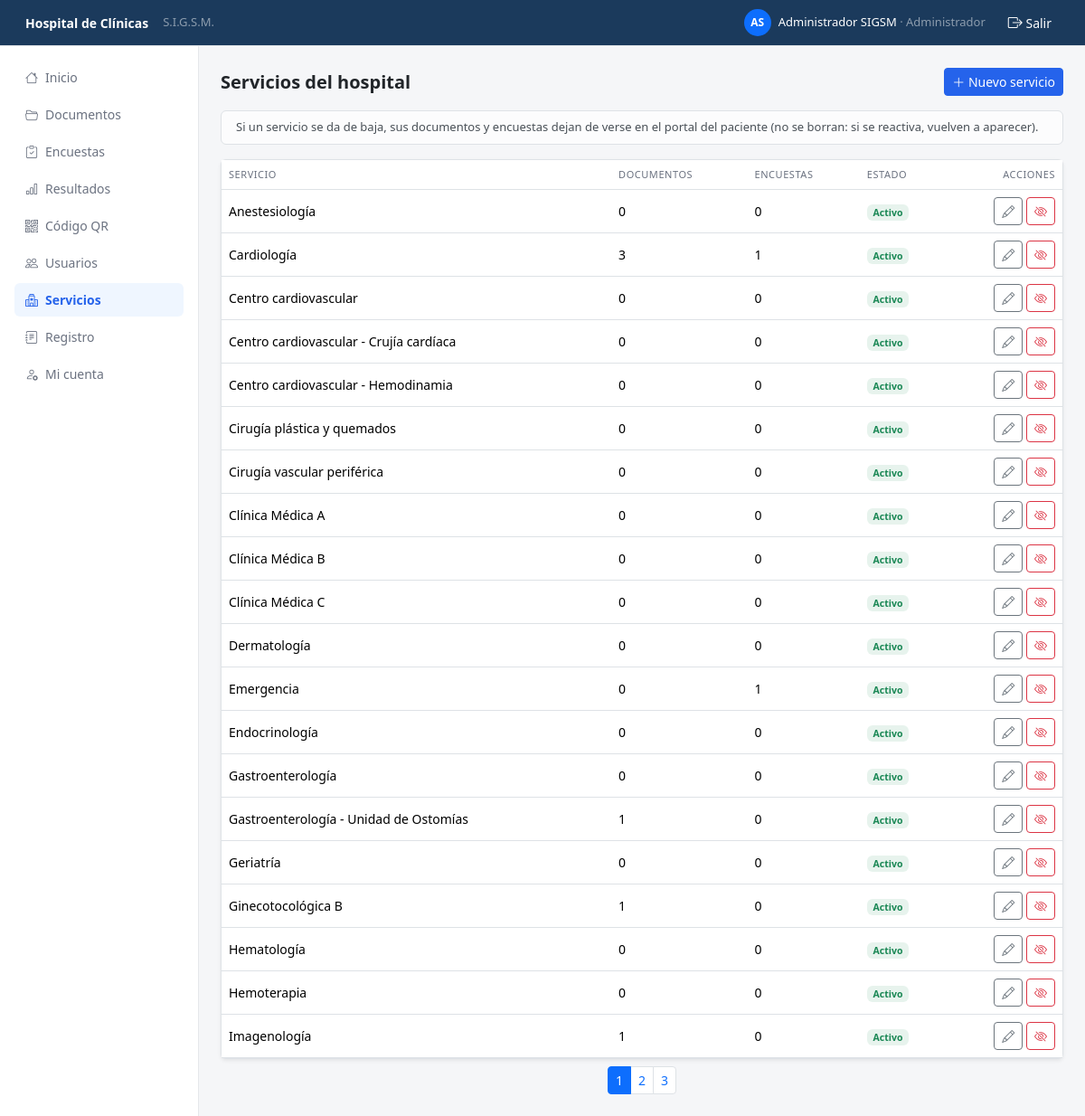
/presentacion/servicios.php (signed in), run on the app's committed database.
### tables this page shows
CREATE TABLE categoria (
    id     INT AUTO_INCREMENT PRIMARY KEY,
    nombre VARCHAR(80) NOT NULL UNIQUE,
    activo TINYINT(1) NOT NULL DEFAULT 1
);

### datos/conexion.php (called while the page is built)
<?php
class Conexion {
    private $host    = "localhost";
    private $puerto  = "3306";
    private $dbname  = "sigsm_prueba";
    private $usuario = "root";
    private $clave   = "";
    private $charset = "utf8mb4";
    private $pdo;
    public function __construct() {
        $dsn = "mysql:host={$this->host};port={$this->puerto};dbname={$this->dbname};charset={$this->charset}";
        $opciones = [
            PDO::ATTR_ERRMODE            => PDO::ERRMODE_EXCEPTION,
            PDO::ATTR_DEFAULT_FETCH_MODE => PDO::FETCH_ASSOC,
            PDO::ATTR_EMULATE_PREPARES   => false,
        ];
        try {
            $this->pdo = new PDO($dsn, $this->usuario, $this->clave, $opciones);
        } catch (PDOException $e) {
            error_log("Error de conexión: " . $e->getMessage());
            die("No se pudo conectar con la base de datos. Revise datos/conexion.php y que MySQL esté encendido en XAMPP.");
        }
    }
    public function getConexion() {
        return $this->pdo;
    }
}

### datos/Categoria.php (called while the page is built, shortened)
<?php
class Categoria {
    private $pdo;
    public function __construct($pdo) {
        $this->pdo = $pdo;
    }
    public function listarConConteo() {
        return $this->pdo->query(
            "SELECT c.id, c.nombre, c.activo,
                    (SELECT COUNT(*) FROM documento d WHERE d.id_categoria = c.id AND d.activo = 1) AS documentos,
                    (SELECT COUNT(*) FROM encuesta e WHERE e.id_categoria = c.id AND e.activo = 1) AS encuestas
             FROM categoria c
             ORDER BY c.nombre"
        )->fetchAll();
    }
}

### negocio/ayudas.php (called while the page is built, shortened)
<?php
function paginar($total, $porPagina, $paginaPedida) {
    $paginas = max(1, (int) ceil($total / $porPagina));
    $pagina  = min(max(1, (int) $paginaPedida), $paginas);
    return [
        'pagina'         => $pagina,
        'paginas'        => $paginas,
        'por_pagina'     => $porPagina,
        'desplazamiento' => ($pagina - 1) * $porPagina,
        'total'          => $total,
    ];
}

### negocio/sesion.php (called while the page is built, shortened)
<?php
function e($texto) {
    return htmlspecialchars((string) $texto, ENT_QUOTES, 'UTF-8');
}

### presentacion/servicios.php (the view, shortened to what this page needs)
<?php
require_once __DIR__ . '/_vista.php';
require_once __DIR__ . '/../datos/conexion.php';
require_once __DIR__ . '/../datos/Categoria.php';
$servicios = [];
try {
    $servicios = (new Categoria((new Conexion())->getConexion()))->listarConConteo();
} catch (PDOException $e) {
    error_log('Error al listar servicios: ' . $e->getMessage());
    guardarMensaje('No se pudieron leer los servicios.', 'danger');
}
$pagina = paginar(count($servicios), POR_PAGINA * 2, $_GET['pagina'] ?? 1);
$servicios = array_slice($servicios, $pagina['desplazamiento'], $pagina['por_pagina']);
require __DIR__ . '/_cabecera.php';
?>
<div class="d-flex flex-wrap justify-content-between align-items-center gap-2 mb-3">
    <h5 class="fw-semibold mb-0">Servicios del hospital</h5>
    <button class="btn btn-hc btn-sm" onclick="abrirServicio()"><i class="bi bi-plus-lg"></i> Nuevo servicio</button>
</div>
<div class="alert alert-light border py-2" style="font-size:13px;">Si un servicio se da de baja, sus documentos y encuestas dejan de verse en el portal del paciente (no se borran: si se reactiva, vuelven a aparecer).</div>
<div class="card border shadow-sm"><div class="table-responsive">
<table class="table table-hover mb-0">
    <thead><tr><th>Servicio</th><th>Documentos</th><th>Encuestas</th><th>Estado</th><th class="text-end">Acciones</th></tr></thead>
    <tbody>
    <?php foreach ($servicios as $s): ?>
        <tr class="<?= $s['activo'] ? '' : 'text-secondary' ?>">
            <td><?= e($s['nombre']) ?></td>
            <td><?= (int) $s['documentos'] ?></td>
            <td><?= (int) $s['encuestas'] ?></td>
            <td><?= $s['activo'] ? '<span class="badge bg-success bg-opacity-10 text-success">Activo</span>' : '<span class="badge bg-secondary">De baja</span>' ?></td>
            <td class="text-end text-nowrap">
                <button class="btn btn-sm btn-outline-secondary" onclick="editarServicio(<?= (int) $s['id'] ?>, this)" data-nombre="<?= e($s['nombre']) ?>"><i class="bi bi-pencil"></i></button>
                <?php if ($s['activo']): ?>
                    <?php botonPost('../negocio/cambiar_estado_servicio.php', ['id' => $s['id'], 'activo' => 0], '<i class="bi bi-eye-slash"></i>', 'btn btn-sm btn-outline-danger',
                        '¿Dar de baja "' . $s['nombre'] . '"? Se ocultarán sus ' . (int) $s['documentos'] . ' documento(s) y ' . (int) $s['encuestas'] . ' encuesta(s) del portal.'); ?>
                <?php else: ?>
                    <?php botonPost('../negocio/cambiar_estado_servicio.php', ['id' => $s['id'], 'activo' => 1], '<i class="bi bi-eye"></i>', 'btn btn-sm btn-outline-success', ''); ?>
                <?php endif; ?>
            </td>
        </tr>
    <?php endforeach; ?>
    </tbody>
</table></div></div>
<div class="mt-2"><?php mostrarPaginacion($pagina); ?></div>
<?php
require __DIR__ . '/_pie.php'; ?>

### presentacion/_vista.php (shortened to what this page needs)
<?php
require_once __DIR__ . '/../negocio/sesion.php';
require_once __DIR__ . '/../negocio/ayudas.php';
function urlCon($cambios, $base = null) {
    $parametros = array_merge($_GET, $cambios);
    $parametros = array_filter($parametros, function ($v) { return $v !== '' && $v !== null; });
    $pagina = $base ?? basename($_SERVER['SCRIPT_NAME']);
    return $pagina . ($parametros ? '?' . http_build_query($parametros) : '');
}
function mostrarPaginacion($p) {
    echo '<nav aria-label="Páginas"><ul class="pagination pagination-sm justify-content-center mb-0">';
    for ($i = 1; $i <= $p['paginas']; $i++) {
        $activa = $i === $p['pagina'] ? ' active' : '';
        echo '<li class="page-item' . $activa . '"><a class="page-link" href="' . e(urlCon(['pagina' => $i])) . '">' . $i . '</a></li>';
    }
    echo '</ul></nav>';
}
function botonPost($url, $campos, $texto, $clase = 'btn btn-sm btn-outline-secondary', $confirmacion = '') {
    $onsubmit = $confirmacion !== '' ? ' onsubmit="return confirm(' . e(json_encode($confirmacion)) . ');"' : '';
    echo '<form method="POST" action="' . e($url) . '" class="d-inline"' . $onsubmit . '>' . campoCsrf();
    echo '<button type="submit" class="' . e($clase) . '">' . $texto . '</button></form>';
}

### presentacion/_cabecera.php (style rules this page uses)
body { background-color: #F5F6F8; }
.btn-hc { --bs-btn-bg: #2563EB; --bs-btn-border-color: #2563EB; --bs-btn-color: #fff; --bs-btn-hover-bg: #1D4ED8; --bs-btn-hover-border-color: #1D4ED8; --bs-btn-hover-color: #fff; }
.table th { font-size:11px; text-transform:uppercase; letter-spacing:0.05em; color:#6B7280; font-weight:500; }
.table td { font-size:14px; vertical-align:middle; }

### data on the page
categoria: nombre "Anestesiología", documentos "0", encuestas "0", activo "Activo"
categoria: nombre "Cardiología", documentos "3", encuestas "1", activo "Activo"
categoria: nombre "Centro cardiovascular", documentos "0", encuestas "0", activo "Activo"
categoria: nombre "Centro cardiovascular - Crujía cardíaca", documentos "0", encuestas "0", activo "Activo"
categoria: nombre "Centro cardiovascular - Hemodinamia", documentos "0", encuestas "0", activo "Activo"
categoria: nombre "Cirugía plástica y quemados", documentos "0", encuestas "0", activo "Activo"
categoria: nombre "Cirugía vascular periférica", documentos "0", encuestas "0", activo "Activo"
categoria: nombre "Clínica Médica A", documentos "0", encuestas "0", activo "Activo"
categoria: nombre "Clínica Médica B", documentos "0", encuestas "0", activo "Activo"
categoria: nombre "Clínica Médica C", documentos "0", encuestas "0", activo "Activo"
categoria: nombre "Dermatología", documentos "0", encuestas "0", activo "Activo"
categoria: nombre "Emergencia", documentos "0", encuestas "1", activo "Activo"
categoria: nombre "Endocrinología", documentos "0", encuestas "0", activo "Activo"
categoria: nombre "Gastroenterología", documentos "0", encuestas "0", activo "Activo"
categoria: nombre "Gastroenterología - Unidad de Ostomías", documentos "1", encuestas "0", activo "Activo"
categoria: nombre "Geriatría", documentos "0", encuestas "0", activo "Activo"
categoria: nombre "Ginecotocológica B", documentos "1", encuestas "0", activo "Activo"
categoria: nombre "Hematología", documentos "0", encuestas "0", activo "Activo"
categoria: nombre "Hemoterapia", documentos "0", encuestas "0", activo "Activo"
categoria: nombre "Imagenología", documentos "1", encuestas "0", activo "Activo"

### other printed values
$iniciales "AS"
$nombreUsuario "Administrador SIGSM"
$nombreRol "Administrador"
$item[2] "Inicio"
$item[2] "Documentos"
$item[2] "Encuestas"
$item[2] "Resultados"
$item[2] "Código QR"
$item[2] "Usuarios"
$item[2] "Servicios"
$item[2] "Registro"
$item[2] "Mi cuenta"
